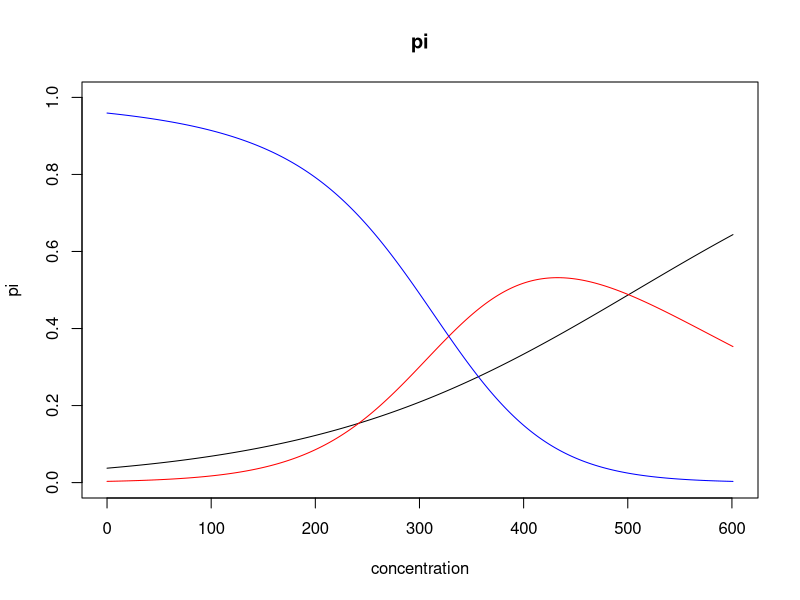

The R script that drew this image:
## ---- chunk 1
concentration <- c(0, 62.5, 125, 250, 500)
num_subject <- c(297, 242, 312, 299, 285)
response <- matrix(
    c(15, 1, 281,
    17, 0, 225,
    22, 7, 283,
    38, 59, 202,
    144, 132, 9), 5, 3, byrow=TRUE)
## ---- chunk 2
# L1 part fit
L1_y = response[,1]
L1_m_y = response[,2]+response[,3]
L1_fit = glm(cbind(L1_y, L1_m_y)~concentration, family="binomial")
summary(L1_fit)

# L2 part fit
L2_y = response[,2]
L2_m_y = response[,3]
L2_fit = glm(cbind(L2_y, L2_m_y)~concentration, family="binomial")
summary(L2_fit)
## ---- chunk 3
grid = seq(0, 601, 1)
inv_logit <- function(x, coeff_vec){
    alpha = coeff_vec[1]
    beta = coeff_vec[2]
    exp_val = exp(alpha+beta*x)
    return(exp_val/(1+exp_val))
}


rho1_on_grid = inv_logit(grid, coef(L1_fit))
rho2_on_grid = inv_logit(grid, coef(L2_fit))
pi1_on_grid = rho1_on_grid
pi2_on_grid = rho2_on_grid * (1 - pi1_on_grid)
pi3_on_grid = 1 - pi1_on_grid - pi2_on_grid
plot(grid, pi1_on_grid, type="l", ylim=c(0,1), main="pi", xlab="concentration", ylab="pi")
points(grid, pi2_on_grid, type="l", col="red")
points(grid, pi3_on_grid, type="l", col="blue")
